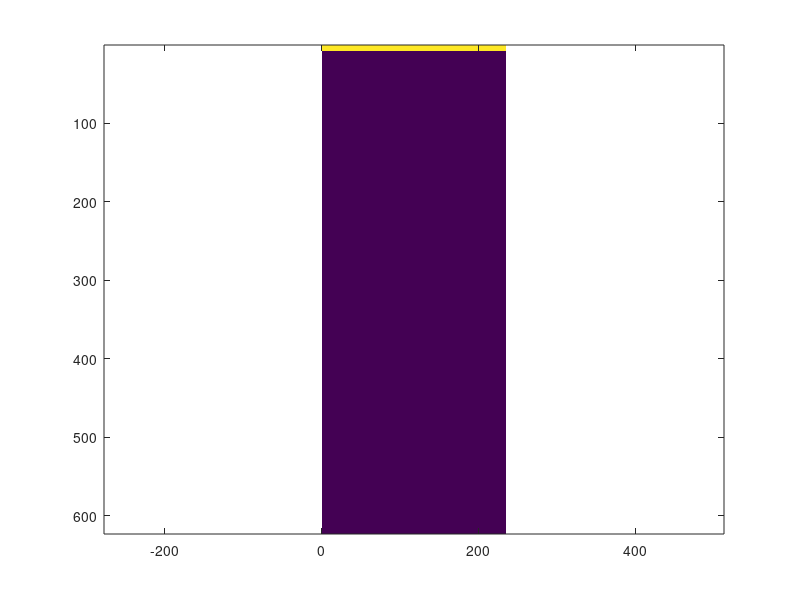

Write MATLAB code to recreate this figure. (Note: this script raises an error after producing the figure.)
%%%%%%%%%%%%%%%%%%%%%%%%%%%%%%%%%%%%%%%%%%%%%%%%%%%%%%%%%%%%%
% GIANMARCO PINTON
% FIRST WRITTEN: 2018-06-21
% LAST MODIFIED: 2022-04-07
% Launch Fullwave 2 code, easy matlab wrapper
%%%%%%%%%%%%%%%%%%%%%%%%%%%%%%%%%%%%%%%%%%%%%%%%%%%%%%%%%%%%%
%%% Basic variables %%%%%%%%%%%%%%%%%%%%%%%%%%%%%%%%%%%%%%%%%
c0 = 1540;         % average speed of sound (m/s)
f0= 1e6;
omega0 = 2*pi*f0; % center radian frequency of transmitted wave
wX = 3e-2;         % width of simulation field (m)
wY = 8e-2;         % depth of simulation field (m)
duration = wY*2.3/c0;  % duration of simulation (s)
p0 = 5e5; % pressure in Pa
%%% Advanced variables %%%%%%%%%%%%%%%%%%%%%%%%%%%%%%%%%%%%%%
ppw = 12;          % number of points per spatial wavelength
cfl = 0.4;         % Courant-Friedrichs-Levi condition
ppp = ppw/cfl;     % points per period
%%% Grid size calculations %%%%%%%%%%%%%%%%%%%%%%%%%%%%%%%%%%
lambda = c0/omega0*2*pi; % wavelength (m)
nX = round(wX/lambda*ppw);  % number of lateral elements
nY = round(wY/lambda*ppw);  % number of depth elements
nT = round(duration*c0/lambda*ppw/cfl); % number of time points
dX = c0/omega0*2*pi/ppw % step size in x
dY = dX; % step size in y (please keep step sizes the same)
dT = dX/c0*cfl; % step size in time

ncycles = 2; % number of cycles in pulse
dur = 2; % exponential drop-off of envelope
%%% Generate input coordinates %%%%%%%%%%%%%%%%%%%%%%%%%%%
inmap = zeros(nX,nY); 
inmap(:,1:8)=ones(nX,8);
imagesc(inmap'), axis equal, axis tight
incoords = mapToCoords(inmap); % note zero indexing for compiled code
plot(incoords(:,1),incoords(:,2),'.')
%%% Generate initial conditions based on input coordinates %%%%%%
ncycles = 2.5; % number of cycles in pulse
dur = 1; % exponential drop-off of envelope
fcen=[round(nX/2) round(nY/1.3)]; % center of focus
t = (0:nT-1)/nT*duration-ncycles/omega0*2*pi;
icvec = exp(-(1.05*t*omega0/(ncycles*pi)).^(2*dur)).*sin(t*omega0)*p0;
plot(icvec)
icmat=repmat(icvec,size(incoords,1)/8,1);
for k=2:8
  t=t-dX/c0; icvec = exp(-(1.05*t*omega0/(ncycles*pi)).^(2*dur)).*sin(t*omega0)*p0;
  icmat=[icmat' repmat(icvec,size(incoords,1)/8,1)']';
end
imagesc(icmat)
%%% Generate output coordinates %%%%%%%%%%%%%%%%%%%%%%%%%%
modX=1; modY=1;
outcoords = coordsMatrix(nX,nY,modX,modY);
plot(outcoords(:,1),outcoords(:,2),'.')
outcoords(:,3)=0; % label zero for total field
outcoords(find(outcoords(:,2)==9),3)=1; % label 1 for transducer surface
idc=find(outcoords(:,3)==0);
idxducer=find(outcoords(:,3)==1);
plot(outcoords(idc,1),outcoords(idc,2),'.'),hold on
plot(outcoords(idxducer,1),outcoords(idxducer,2),'r.'), hold off
%%% Generate field maps %%%%%%%%%%%%%%%%%%%%%%%%%%%%%%%%%%
load vishuman_abdominal_slice
figure(1), imagesc(cmap'), figure(2), imagesc(rhomap')
betamap=Nmap;
cmap=interp2easy(cmap,dm/dX,dm/dX,'nearest');
rhomap=interp2easy(rhomap,dm/dX,dm/dX,'nearest');
Amap=interp2easy(Amap,dm/dX,dm/dX,'nearest');
betamap=interp2easy(betamap,dm/dX,dm/dX,'nearest');

cmap=cmap(round(end/2)-round(nX/2)+1:round(end/2)-round(nX/2)+nX,1:nY);
rhomap=rhomap(round(end/2)-round(nX/2)+1:round(end/2)-round(nX/2)+nX,1:nY);
Amap=Amap(round(end/2)-round(nX/2)+1:round(end/2)-round(nX/2)+nX,1:nY);
betamap=betamap(round(end/2)-round(nX/2)+1:round(end/2)-round(nX/2)+nX,1:nY);


gfilt=(5/10)^2*ppw/2; % correct for pixelization
cmap=imgaussfilt(cmap,gfilt);
rhomap=imgaussfilt(rhomap,gfilt);
Amap=imgaussfilt(Amap,gfilt);
betamap=imgaussfilt(betamap,gfilt);


%%%%%%%%%%%%%%%%%%%%%%%%%%%%%%%%%%%%%%%%%%%%%%%%%%%%%%%%%%%%%%%%%%%%%%%%
%% Focus on transmit and focus on receive%%%%%%%%%%%%%%%%%%%%%%%%%%%%%%%
%% Walking aperture %%%%%%%%%%%%%%%%%%%%%%%%%%%%%%%%%%%%%%%%%%%%%%%%%%%%

tx.nTx=40; % number of Tx events
tx.dep=nY/1.3*dY; % focal depth (m)
tx.bmw=lambda/3; % beamwidth (m), is this an integer multiple of dX? 

fcen=[round(nX/2) tx.dep/dX]; % center of focus on axis

t = (0:nT-1)/nT*duration-ncycles/omega0*2*pi;
icvec = exp(-(1.05*t*omega0/(ncycles*pi)).^(2*dur)).*sin(t*omega0)*p0;
[icmat dd] = focusCoords(fcen(1),fcen(2),incoords(1:size(incoords,1)/8,:),icvec,cfl);
for k=2:8
  t=t-dX/c0; icvec = exp(-(1.05*t*omega0/(ncycles*pi)).^(2*dur)).*sin(t*omega0)*p0;
  icmat=[icmat' focusCoords(fcen(1),fcen(2),incoords((k-1)*size(incoords,1)/8+1:(k)*size(incoords,1)/8,:),icvec,cfl)']';
end
imagesc(icmat)

% instead of moving the transducer, we will move the maps
nXextend=nX+ceil(tx.bmw/dX*tx.nTx);
%%% Generate field maps %%%%%%%%%%%%%%%%%%%%%%%%%%%%%%%%%%
load vishuman_abdominal_slice
%figure(1), imagesc(cmapextend'), figure(2), imagesc(rhomapextend')
betamap=Nmap;
cmapextend=interp2easy(cmap,dm/dX,dm/dX,'nearest');
rhomapextend=interp2easy(rhomap,dm/dX,dm/dX,'nearest');
Amapextend=interp2easy(Amap,dm/dX,dm/dX,'nearest');
betamapextend=interp2easy(betamap,dm/dX,dm/dX,'nearest');

cmapextend=cmapextend(round(end/2)-round(nXextend/2)+1:round(end/2)-round(nXextend/2)+nXextend,1:nY);
rhomapextend=rhomapextend(round(end/2)-round(nXextend/2)+1:round(end/2)-round(nXextend/2)+nXextend,1:nY);
Amapextend=Amapextend(round(end/2)-round(nXextend/2)+1:round(end/2)-round(nXextend/2)+nXextend,1:nY);
betamapextend=betamapextend(round(end/2)-round(nXextend/2)+1:round(end/2)-round(nXextend/2)+nXextend,1:nY);


gfilt=1.2; % correct for pixelization
cmapextend=imgaussfilt(cmapextend,gfilt);
rhomapextend=imgaussfilt(rhomapextend,gfilt);
Amapextend=imgaussfilt(Amapextend,gfilt);
betamapextend=imgaussfilt(betamapextend,gfilt);

scat_density=0.05;
scats=rand(nXextend,nY);
scats(find(scats>scat_density))=0;
scats=scats/max(max(scats));
mean(mean(scats))
scats(:,1:10)=0; % don't put scatters inside your transducer
rhosr=0.0375*2; % scatterer impedance contrast

for k=3:7
  idl=circleIdx(size(scats),[nXextend/2 k*1e-2/dX],3e-3/dY);
  scats(idl)=0; % anechoic region
end

rhomapextend=rhomapextend-scats*1000*rhosr;
imagesc(rhomapextend'), colorbar

for n=1:tx.nTx
  outdir=['/kulm/scratch/bmm890/txrx_' num2str(n) '/']
  eval(['!mkdir -p ' outdir]);

  cmap=cmapextend(1+(n-1)*round(tx.bmw/dX):(n-1)*round(tx.bmw/dX)+nX,:);
  rhomap=rhomapextend(1+(n-1)*round(tx.bmw/dX):(n-1)*round(tx.bmw/dX)+nX,:);
  Amap=Amapextend(1+(n-1)*round(tx.bmw/dX):(n-1)*round(tx.bmw/dX)+nX,:);
  betamap=betamapextend(1+(n-1)*round(tx.bmw/dX):(n-1)*round(tx.bmw/dX)+nX,:);
  
  imagesc(rhomap'), axis equal, drawnow

  eval(['!cp fullwave2_try6_nln_relaxing ' outdir]);
  
  cwd=pwd; addpath(cwd);
  cd(outdir)
  prep_fullwave2_try6_nln_relaxing9(c0,omega0,wX,wY,duration,p0,ppw,cfl,cmap,rhomap,Amap,betamap,incoords,outcoords,icmat)
  %eval('!./fullwave2_try6_nln_relaxing & ')
  cd(cwd);

end


%%% GENERATE IMAGE %%%%%%%%%%%%%%%%%%%%%%%%%%%%%%%%%%%%%%%%%%%%%%%%%%%%%%%%
deps = 2e-3:lambda/8:nY*dY/1.1;
lats = 0;
xducercoords = outcoords(idxducer,:);
bm=zeros(length(lats),length(deps),tx.nTx);
idps=cell(length(lats),length(deps));
fnumber=1;

n=round(tx.nTx/2);
 outdir=['/kulm/scratch/bmm890/txrx_' num2str(n) '/']
ncoordsout=size(outcoords,1);
nRun=sizeOfFile([outdir 'genout.dat'])/4/ncoordsout;
pxducer = readGenoutSlice(['genout.dat'],0:nRun-1,size(outcoords,1),idxducer);
imagesc(powcompress(pxducer,1/3))
px=pxducer(:,round(size(pxducer,2)/2));
[val idt0]=max(abs(hilbert(px)))


bm=zeros(length(lats),length(deps),tx.nTx);
bm1=zeros(length(lats),length(deps),tx.nTx);
bm2=zeros(length(lats),length(deps),tx.nTx);

for n=1:tx.nTx
  outdir=['/kulm/scratch/bmm890/txrx_' num2str(n) '/']

  ncoordsout=size(outcoords,1);
  nRun=sizeOfFile([outdir 'genout.dat'])/4/ncoordsout;
  while(nRun<nT-1)
    pause(0.5)
    nRun=sizeOfFile([outdir 'genout.dat'])/4/ncoordsout;
    nRun/(nT-1)
  end
 pxducer = readGenoutSlice([outdir 'genout.dat'],0:nRun-1,size(outcoords,1),idxducer);
 %imagesc(powcompress(pxducer,1/3)), drawnow
 [pxducer1 pxducer2]=filtpxducer(pxducer,omega0,dT);

  if(n==1)
    idps=cell(length(lats),length(deps));
    for ii=1:length(lats)
      lat=lats(ii);
      for jj=1:length(deps)
        dep=deps(jj);
        fcen=round([lat/dY+mean(xducercoords(:,1)) dep/dY ]);
        idx=find(abs(xducercoords(:,1)-fcen(1))<=fcen(2)/fnumber);
        dd=focusProfile(fcen,xducercoords(idx,:),dT/dY*c0);
        idt=idt0+round(2*dep/double(c0)/(dT));
        idp=double((size(pxducer,1)*(idx-1))+double(idt)+dd);
	idp=idp(find(idp<=size(pxducer,1)*size(pxducer,2)));
        idps{ii,jj}=idp;
      end
    end
  end

  for ii=1:length(lats)
    for jj=1:length(deps)
      bm(ii,jj,n)=sum(pxducer(idps{ii,jj}));
      bm1(ii,jj,n)=sum(pxducer1(idps{ii,jj}));
      bm2(ii,jj,n)=sum(pxducer2(idps{ii,jj}));
    end
  end
end


%% PLOT THE BMODE IMAGE %%
figure(1)
n=1:tx.nTx; bws=((n-(tx.nTx+1)/2)*tx.bmw);
imagesc(bws*1e3,deps*1e3,dbzero(abs(hilbert(squeeze(bm)))),[-40 0])
colormap gray, colorbar
xlabel('mm'), ylabel('mm')
axis equal, axis tight

figure(2)
n=1:tx.nTx; bws=((n-(tx.nTx+1)/2)*tx.bmw);
imagesc(bws*1e3,deps*1e3,dbzero(abs(hilbert(squeeze(bm1)))),[-40 0])
colormap gray, colorbar
xlabel('mm'), ylabel('mm')
axis equal, axis tight

figure(3)
n=1:tx.nTx; bws=((n-(tx.nTx+1)/2)*tx.bmw);
imagesc(bws*1e3,deps*1e3,dbzero(abs(hilbert(squeeze(bm2)))),[-40 0])
colormap gray, colorbar
xlabel('mm'), ylabel('mm')
axis equal, axis tight


% think about speed of sound, idt0, colorbar, sampling, ...
